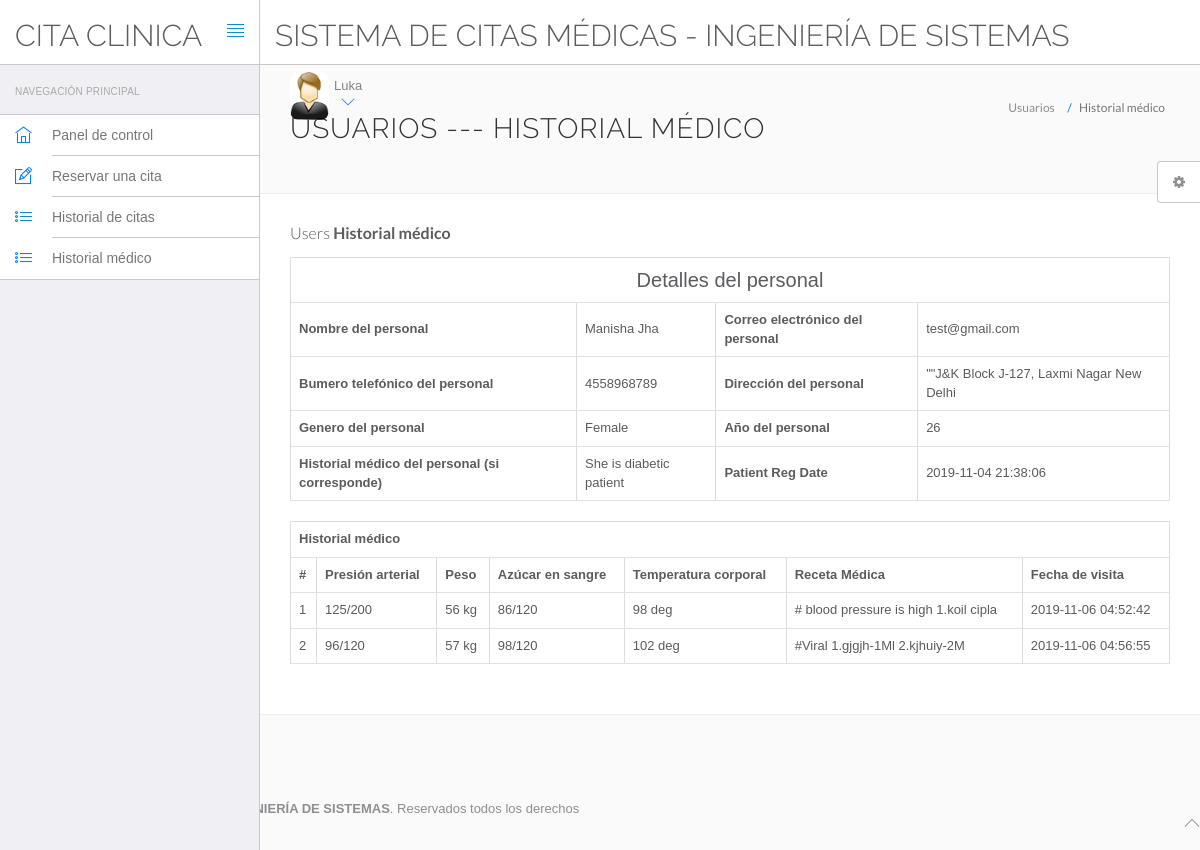
The page /ppp/view-medhistory.php?viewid=1 (signed in) on the database its author committed.
### tables this page shows
CREATE TABLE `users` (
  `id` int(11) NOT NULL,
  `fullName` varchar(255) DEFAULT NULL,
  `address` longtext DEFAULT NULL,
  `city` varchar(255) DEFAULT NULL,
  `gender` varchar(255) DEFAULT NULL,
  `email` varchar(255) DEFAULT NULL,
  `password` varchar(255) DEFAULT NULL,
  `regDate` timestamp NULL DEFAULT current_timestamp(),
  `updationDate` timestamp NULL DEFAULT NULL ON UPDATE current_timestamp()
);

CREATE TABLE `tblpatient` (
  `ID` int(10) NOT NULL,
  `Docid` int(10) DEFAULT NULL,
  `PatientName` varchar(200) DEFAULT NULL,
  `PatientContno` bigint(10) DEFAULT NULL,
  `PatientEmail` varchar(200) DEFAULT NULL,
  `PatientGender` varchar(50) DEFAULT NULL,
  `PatientAdd` mediumtext DEFAULT NULL,
  `PatientAge` int(10) DEFAULT NULL,
  `PatientMedhis` mediumtext DEFAULT NULL,
  `CreationDate` timestamp NULL DEFAULT current_timestamp(),
  `UpdationDate` timestamp NULL DEFAULT NULL ON UPDATE current_timestamp()
);

CREATE TABLE `tblmedicalhistory` (
  `ID` int(10) NOT NULL,
  `PatientID` int(10) DEFAULT NULL,
  `BloodPressure` varchar(200) DEFAULT NULL,
  `BloodSugar` varchar(200) NOT NULL,
  `Weight` varchar(100) DEFAULT NULL,
  `Temperature` varchar(200) DEFAULT NULL,
  `MedicalPres` mediumtext DEFAULT NULL,
  `CreationDate` timestamp NOT NULL DEFAULT current_timestamp() ON UPDATE current_timestamp()
);

### ppp/view-medhistory.php (the view, shortened to what this page needs)
<?php
include('include/config.php');
?>
<!DOCTYPE html>
<html lang="en">
	<head>
		<link rel="stylesheet" href="vendor/bootstrap/css/bootstrap.min.css">
		<link rel="stylesheet" href="vendor/fontawesome/css/font-awesome.min.css">
		<link rel="stylesheet" href="vendor/themify-icons/themify-icons.min.css">
		<link href="vendor/animate.css/animate.min.css" rel="stylesheet" media="screen">
		<link href="vendor/perfect-scrollbar/perfect-scrollbar.min.css" rel="stylesheet" media="screen">
		<link href="vendor/switchery/switchery.min.css" rel="stylesheet" media="screen">
		<link href="vendor/bootstrap-touchspin/jquery.bootstrap-touchspin.min.css" rel="stylesheet" media="screen">
		<link href="vendor/select2/select2.min.css" rel="stylesheet" media="screen">
		<link href="vendor/bootstrap-datepicker/bootstrap-datepicker3.standalone.min.css" rel="stylesheet" media="screen">
		<link href="vendor/bootstrap-timepicker/bootstrap-timepicker.min.css" rel="stylesheet" media="screen">
		<link rel="stylesheet" href="assets/css/styles.css">
		<link rel="stylesheet" href="assets/css/plugins.css">
		<link rel="stylesheet" href="assets/css/themes/theme-1.css" id="skin_color" />
	</head>
	<body>
		<div id="app">
<?php include('include/sidebar.php');?>
<div class="app-content">
<?php include('include/header.php');?>
<div class="main-content" >
<div class="wrap-content container" id="container">
<section id="page-title">
<div class="row">
<div class="col-sm-8">
<h1 class="mainTitle">Usuarios --- Historial médico</h1>
</div>
<ol class="breadcrumb">
<li>
<span>Usuarios</span>
</li>
<li class="active">
<span>Historial médico</span>
</li>
</ol>
</div>
</section>
<div class="container-fluid container-fullw bg-white">
<div class="row">
<div class="col-md-12">
<h5 class="over-title margin-bottom-15">Users <span class="text-bold">Historial médico</span></h5>
<?php
                               $vid=$_GET['viewid'];
                               $ret=mysqli_query($con,"select * from tblpatient where ID='$vid'");
$cnt=1;
while ($row=mysqli_fetch_array($ret)) {
                               ?>
<table border="1" class="table table-bordered">
 <tr align="center">
<td colspan="4" style="font-size:20px;color:blue">
 Detalles del personal</td></tr>
    <tr>
    <th scope>Nombre del personal</th>
    <td><?php  echo $row['PatientName'];?></td>
    <th scope>Correo electrónico del personal</th>
    <td><?php  echo $row['PatientEmail'];?></td>
  </tr>
  <tr>
    <th scope>Bumero telefónico del personal</th>
    <td><?php  echo $row['PatientContno'];?></td>
    <th>Dirección del personal</th>
    <td><?php  echo $row['PatientAdd'];?></td>
  </tr>
    <tr>
    <th>Genero del personal</th>
    <td><?php  echo $row['PatientGender'];?></td>
    <th>Año del personal</th>
    <td><?php  echo $row['PatientAge'];?></td>
  </tr>
  <tr>
    <th>Historial médico del personal (si corresponde)</th>
    <td><?php  echo $row['PatientMedhis'];?></td>
     <th>Patient Reg Date</th>
    <td><?php  echo $row['CreationDate'];?></td>
  </tr>
<?php }?>
</table>
<?php
$ret=mysqli_query($con,"select * from tblmedicalhistory  where PatientID='$vid'");
 ?>
<table id="datatable" class="table table-bordered dt-responsive nowrap" style="border-collapse: collapse; border-spacing: 0; width: 100%;">
  <tr align="center">
   <th colspan="8" >Historial médico</th>
  </tr>
  <tr>
    <th>#</th>
<th>Presión arterial</th>
<th>Peso</th>
<th>Azúcar en sangre</th>
<th>Temperatura corporal</th>
<th>Receta Médica</th>
<th>Fecha de visita</th>
</tr>
<?php
while ($row=mysqli_fetch_array($ret)) {
  ?>
<tr>
  <td><?php echo $cnt;?></td>
 <td><?php  echo $row['BloodPressure'];?></td>
 <td><?php  echo $row['Weight'];?></td>
 <td><?php  echo $row['BloodSugar'];?></td>
  <td><?php  echo $row['Temperature'];?></td>
  <td><?php  echo $row['MedicalPres'];?></td>
  <td><?php  echo $row['CreationDate'];?></td>
</tr>
<?php $cnt=$cnt+1;} ?>
</table>
</div>
</div>
</div>
</div>
</div>
</div>
</div>
	<?php include('include/footer.php');?>
	<?php include('include/setting.php');?>
	</body>
</html>

### ppp/include/header.php (shortened to what this page needs)
<header class="navbar navbar-default navbar-static-top">
					<div class="navbar-header">
						<a class="navbar-brand" href="#">
							<h2 style="padding-top:10% ">CITA CLINICA</h2>
						</a>
						<a href="#" class="sidebar-toggler pull-right visible-md visible-lg" data-toggle-class="app-sidebar-closed" data-toggle-target="#app">
							<i class="ti-align-justify"></i>
						</a>
					</div>
					<div class="navbar-collapse collapse">
						<ul class="nav navbar-right">
								<li  style="padding-top:2% ">
								<h2>SISTEMA DE CITAS MÉDICAS - INGENIERÍA DE SISTEMAS</h2>
							</li>
							<li class="dropdown current-user">
								<a href class="dropdown-toggle" data-toggle="dropdown">
									<img src="assets/images/images.jpg"> <span class="username">
									<?php $query=mysqli_query($con,"select fullName from users where id='".$_SESSION['id']."'");
while($row=mysqli_fetch_array($query))
{
	echo $row['fullName'];
}
									?> <i class="ti-angle-down"></i></i></span>
								</a>
							</li>
						</ul>
					</div>
				</header>

### ppp/assets/css/themes/theme-1.css (style rules this page uses)
body { background: #FAFAFA; }
header .navbar-header { background: #ffffff !important; border-right-color: #c8c7cc !important; border-bottom-color: #c8c7cc !important; }
header .navbar-header .sidebar-toggler, header .navbar-header .sidebar-mobile-toggler { color: #007aff !important; }
header .navbar-header .navbar-brand { color: #777 !important; }
header .navbar-collapse { background: #ffffff !important; border-bottom-color: #c8c7cc !important; box-shadow: none !important; }
header .navbar-collapse .navbar-right > li > a { color: #777; }
header .navbar-collapse .navbar-right > li > a i { color: #007aff !important; }

### rows shown on the page
users: fullName "Luka"
tblpatient: PatientName "Manisha Jha", PatientEmail "test@gmail.com", PatientContno "4558968789", PatientAdd "\"\"J&K Block J-127, Laxmi Nagar New Delhi", PatientGender "Female", PatientAge "26", PatientMedhis "She is diabetic patient", CreationDate "2019-11-04 21:38:06"
tblmedicalhistory: BloodPressure "125/200", Weight "56 kg", BloodSugar "86/120", Temperature "98 deg", MedicalPres "# blood pressure is high 1.koil cipla", CreationDate "2019-11-06 04:52:42"
tblmedicalhistory: BloodPressure "96/120", Weight "57 kg", BloodSugar "98/120", Temperature "102 deg", MedicalPres "#Viral 1.gjgjh-1Ml 2.kjhuiy-2M", CreationDate "2019-11-06 04:56:55"
